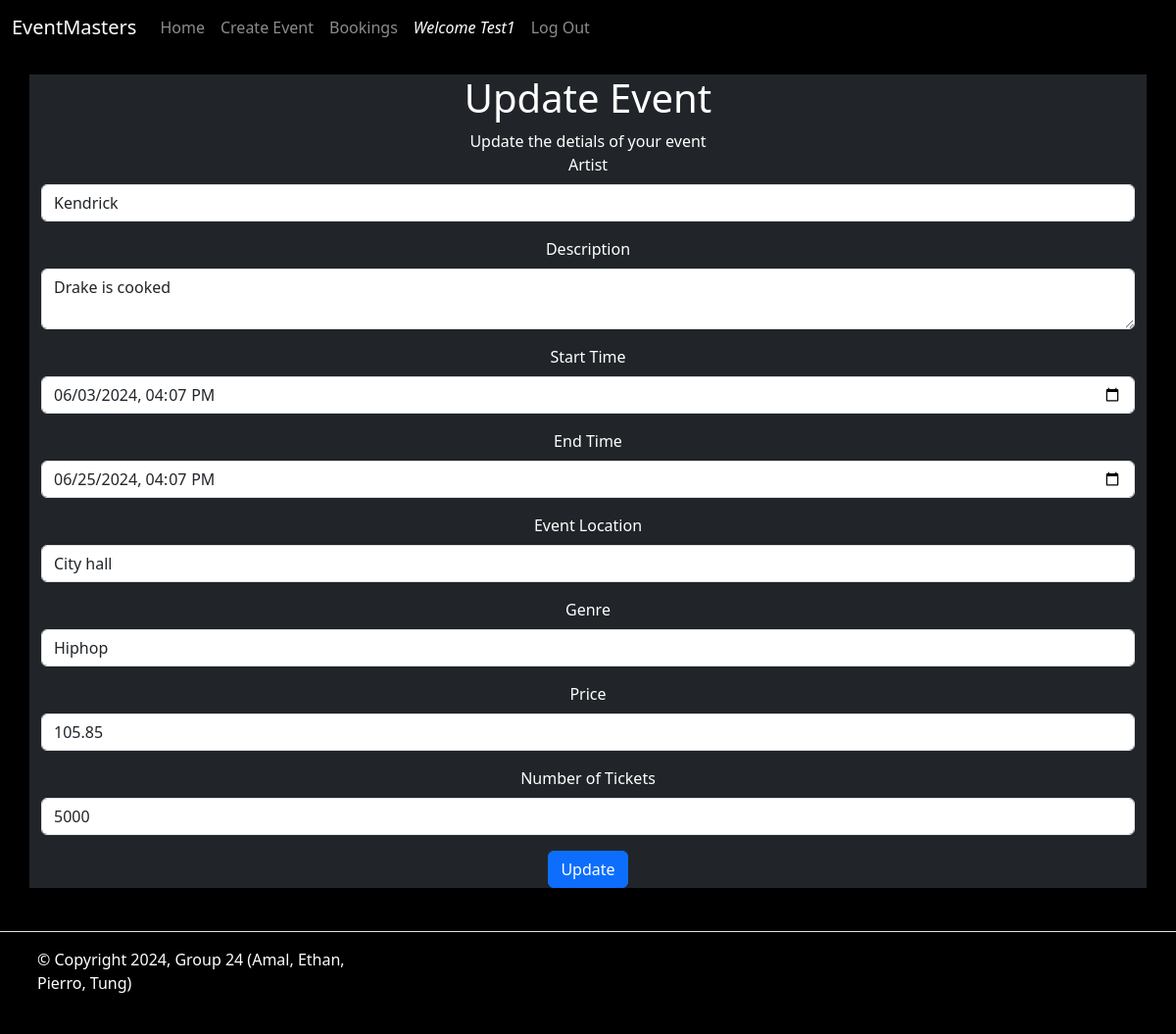
/Events/update/1 (signed in), run on an earlier commit of the app's database.
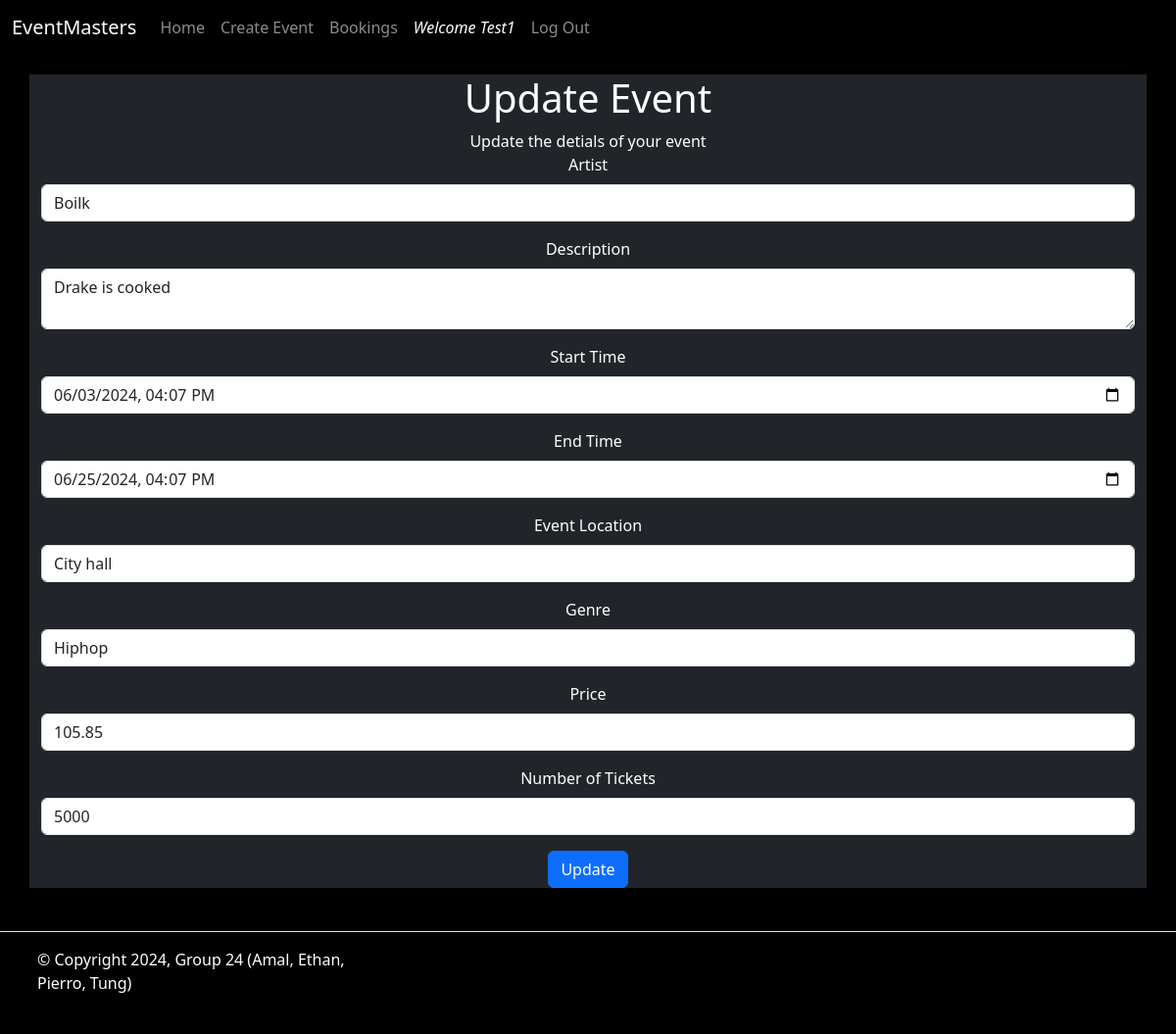
And on a later commit of the database.
### website/models.py (models this page shows, shortened)
class User(db.Model, UserMixin):
    __tablename__ = 'users'
    id = db.Column(db.Integer, primary_key = True, unique=True)
    name = db.Column(db.String(100), index=True, unique=True, nullable=False)
    emailid = db.Column(db.String(100), index=True, nullable=False)
    password_hash = db.Column(db.String(255), nullable=False)
    comments = db.relationship('Comment', backref='user')
    orders = db.relationship('Order', backref='user')

class Event(db.Model):
    __tablename__ = 'events'
    id = db.Column(db.Integer, primary_key=True)
    name = db.Column(db.String(80))
    description = db.Column(db.String(200))
    image = db.Column(db.String(400))
    start_time = db.Column(db.DateTime)
    end_time = db.Column(db.DateTime)
    location = db.Column(db.String(80))
    genre = db.Column(db.String(10))
    price = db.Column(db.Float)
    numberoftickets = db.Column(db.Integer)
    status = db.Column(db.String(20), default="Open")
    comments = db.relationship('Comment', backref='event')
    orders = db.relationship('Order', backref='event')
    user_id = db.Column(db.Integer, db.ForeignKey('users.id'))

### website/events.py (the view, shortened to what this page needs)
@event_bp.route('/update/<int:id>', methods = ['GET', 'POST'])
@login_required
def update(id):
  event = db.session.scalar(db.select(Event).where(Event.id==id))
  form = UpdateForm(obj=event)
  return render_template('/Events/update.html', form=form, id=id)

### website/forms.py
class UpdateForm(FlaskForm):
  name = StringField('Artist', validators=[InputRequired()])
  description = TextAreaField('Description', validators = [InputRequired()])
  start_time = DateTimeLocalField('Start Time', validators=[InputRequired()])
  end_time = DateTimeLocalField('End Time', validators=[InputRequired()])
  location = StringField('Event Location', validators=[InputRequired()])
  genre = StringField('Genre', validators=[InputRequired()])
  price = DecimalField('Price', validators=[InputRequired(), NumberRange(min=0, max=1000)])
  numberoftickets = IntegerField('Number of Tickets', validators=[InputRequired(), NumberRange(min=1, max=50000)])
  submit = SubmitField("Update")

### website/templates/Events/update.html (shortened to what this page needs)
{% extends 'base.html' %}
{% from 'bootstrap5/form.html' import render_form %}
{% block content %}
<main class="rowimg">
    <div class="container text-center">
        <div class="row updates image" >
          <div class="col-md-12">
            <h1> Update Event</h1>
            <p1> Update the detials of your event </p1>
            {{ render_form(form) }}
          </div>
        </div>
    </div>
</main>
{%endblock%}

### website/templates/base.html (shortened to what this page needs)
<!DOCTYPE html>
<html lang="en">
  <head>
    <link
      href="https://cdn.jsdelivr.net/npm/bootstrap@5.3.3/dist/css/bootstrap.min.css"
      rel="stylesheet"
    />
    <link href="{{url_for('static', filename='style/Style.css')}}" rel="stylesheet"/>
  </head>
  <body class="background">
    <header>
      <nav class="navbar navbar-expand-lg navbar-dark background">
        <div class="container-fluid">
          <a class="navbar-brand" href="{{url_for('main.index')}}">EventMasters</a>
          <div class="collapse navbar-collapse" id="navbarSupportedContent">
            <ul class="navbar-nav me-auto mb-2 mb-lg-0">
              <li class="nav-item">
                <a class="nav-link" href="{{ url_for('main.index') }}">Home</a>
              </li>
              <li class="nav-item">
                <a class="nav-link" href="{{ url_for('Event.create') }}">Create Event</a>
              </li>
              <li class="nav-item">
                <a class="nav-link" href="{{ url_for('Order.orders') }}">Bookings</a>
              </li>
              {% if current_user.is_authenticated %}
              <a id="welcomenavbar" class="nav-item nav-link disabled text-muted" href="#">Welcome {{current_user.name}}</a>
              <a class="nav-item nav-link" href="{{ url_for('auth.logout') }}">Log Out</a>
            {% else %}
              <a class="nav-item nav-link" href="{{ url_for('auth.register') }}">Register</a>
              <a class="nav-item nav-link" href="{{ url_for('auth.login') }}">Log In</a>
            {% endif %}
            </ul>
          </div>
        </div>
      </nav>
    </header>
    {% block content %}
    {% endblock %}
    <footer class="footer d-flex flex-wrap justify-content-between align-items-center py-3 my-4 border-top">
      <div class="col-md-4 d-flex align-items-center">
        <a href="/" class="mb-3 me-2 mb-md-0 text-body-secondary text-decoration-none lh-1">
          <svg class="bi" width="30" height="24"><use xlink:href="#bootstrap"/></svg>
        </a>
        <span class="mb-3 mb-md-0 text-body-secondary" style="color: white !important;">&copy; Copyright 2024, Group 24 (Amal, Ethan, Pierro, Tung)</span>
      </div>
      <ul class="nav col-md-4 justify-content-end list-unstyled d-flex">
        <li class="ms-3"><a class="text-body-secondary" href="#"><svg class="bi" width="24" height="24"><use xlink:href="#twitter"/></svg></a></li>
        <li class="ms-3"><a class="text-body-secondary" href="#"><svg class="bi" width="24" height="24"><use xlink:href="#instagram"/></svg></a></li>
        <li class="ms-3"><a class="text-body-secondary" href="#"><svg class="bi" width="24" height="24"><use xlink:href="#facebook"/></svg></a></li>
      </ul>
    </footer>
</body>
</html>

### website/Static/style/Style.css (style rules this page uses)
.background { background-color: black ; }
.rowimg { padding-top: 20px; padding-bottom: 20px }
.updates { background-color: #212529; color: white; }
#welcomenavbar { color:white !important; font-style: italic; }
footer { position:relative; bottom: 0; width: 100%; }

What changed in the data, as far as the page shows it:
changed Event "Drake is cooked": name "Kendrick" → "Boilk"
